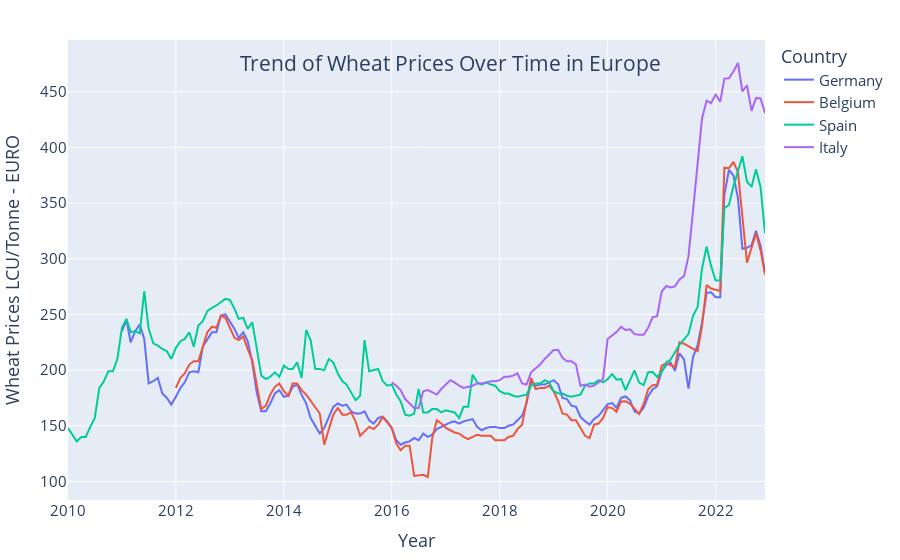

This figure's notebook cell:
### Code cell
import plotly.graph_objects as go

def plot_lines(dfs, title, xlabel, ylabel):
    # Create a figure
    fig = go.Figure()

    # Add traces for each country
    for country, df in dfs.items():
        mean = df['Value'].mean()
        legend_name = f"{country} (mean: {mean:.2f})"
        fig.add_trace(go.Scatter(x=df.index, y=df['Value'], mode='lines', name=country))

    # Update layout with title and axis labels
    fig.update_layout(
        title={'text': title, 'y':0.9, 'x':0.5, 'xanchor': 'center', 'yanchor': 'top'},
        xaxis_title=xlabel,
        yaxis_title=ylabel,
        font=dict(size=15),
        legend_title="Country",
        margin=dict(l=20, r=20, t=40, b=20)
    )

    
    # Show plot
    fig.show()

all_wheat_prices = data_manager.get_all_dataframes()
# Usage:
all_data = {}
for country_data in all_wheat_prices:
    for country, df in country_data.items():
        all_data[country] = df

# Note: Adjust the 'Value' column name if your dataframe has a different column for values
plot_lines(all_data, f'Trend of {ITEM} Prices Over Time in Europe', 'Year', f'{ITEM} Prices LCU/Tonne - EURO')
